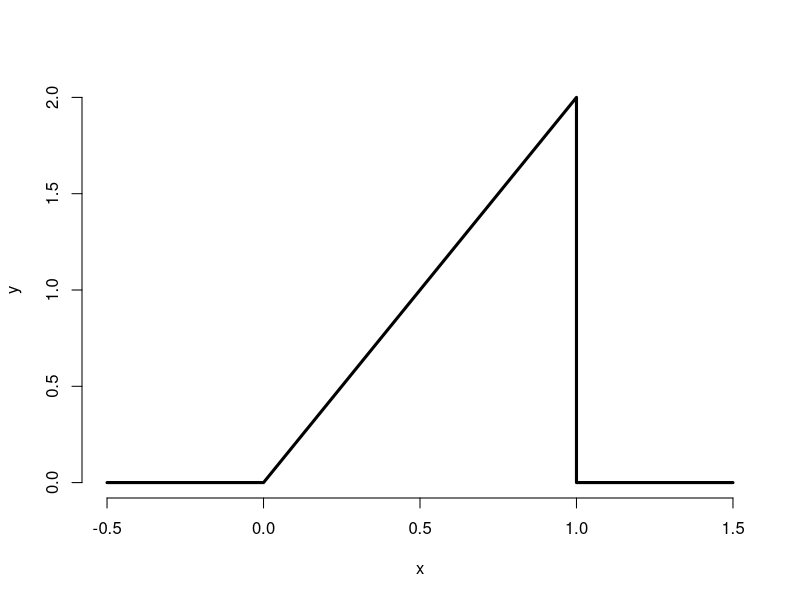

This figure's R source:
x<-c(-0.5,0,1,1,1.5)
y<-c(0,0,2,0,0)
plot(x,
     y,
     lwd=3,
     frame.plot = FALSE,
     type = "l")

# beta distribution
# "p"beta - probability from eta density

pbeta(0.75,2,1)

# CDF - Cumulative Distributive Function

pbeta(c(0.4,0.5,0.6),2,1)

# quantiles
# "q"beta - quantile

qbeta(0.5,2,1)
